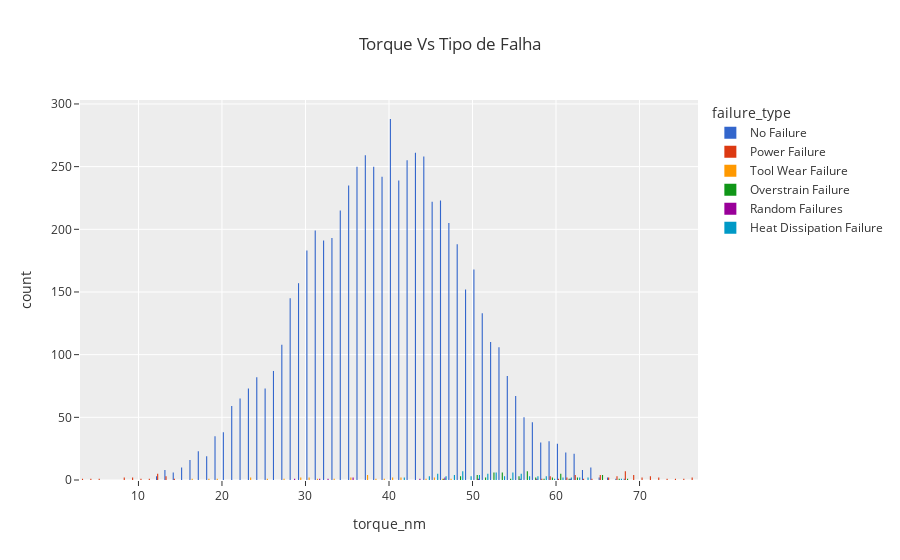
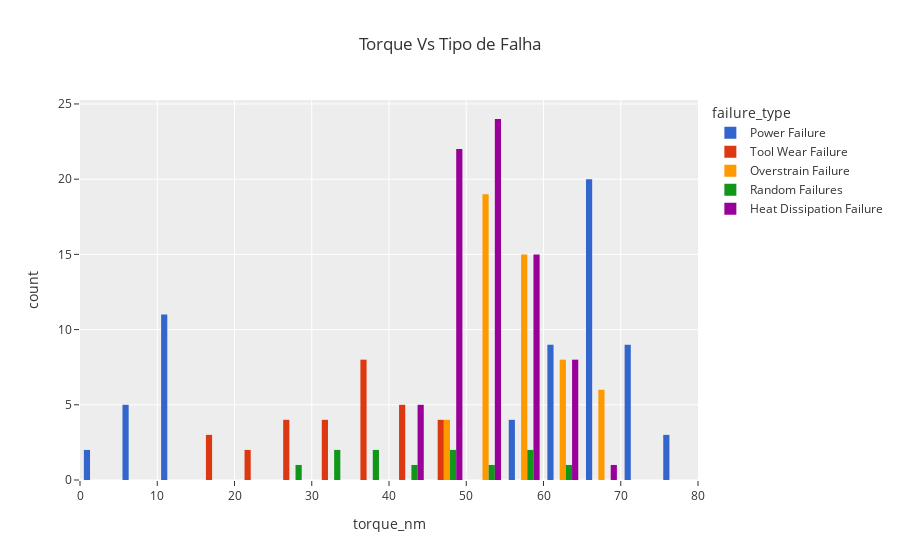

The notebook cell these images were saved under, in order:
### Markdown cell above
- Falhas do tipo "Heat Dissipation Failure" ocorreram em máquinas com rotação entre 1200 - 1400 rotações por minuto
- Falhas do tipo "Overstrain Failure" ocorreram em máquinas com rotação entre 1100 - 1600 rotações por minuto
- Falhas do tipo "Power Failure" ocorreram em máquinas com rotação entre 1200 - 1499 e 2200 - 2899 rotações por minuto
- Falhas do tipo "Random Failure" ocorreram em máquinas com rotação entre 1300 - 1699 rotações por minuto
- Falhas do tipo "Tool Wear Failure" ocorreram em máquinas com rotação entre 1300 - 2299 rotações por minuto

### Code cell
fig = px.histogram(df, x="torque_nm", color='failure_type',barmode="group",template='ggplot2', color_discrete_sequence=px.colors.qualitative.G10, title="Torque Vs Tipo de Falha")
fig.show()

fig1 = px.histogram(df.query("failure_type!= 'No Failure'"), x="torque_nm", color='failure_type',barmode="group", template='ggplot2', color_discrete_sequence=px.colors.qualitative.G10, title="Torque Vs Tipo de Falha")
fig1.show()

### Figure 1 — Plotly figure (JSON) as saved in the notebook; plotly's stock layout.template omitted (floating-point values rounded to 4 significant figures; data arrays with more than 128 entries replaced by an {"elided": "..."} marker saying what was removed)
{"data": [{"alignmentgroup": "True", "bingroup": "x", "hovertemplate": "failure_type=No Failure<br>torque_nm=%{x}<br>count=%{y}<extra></extra>", "legendgroup": "No Failure", "marker": {"color": "#3366CC", "pattern": {"shape": ""}}, "name": "No Failure", "offsetgroup": "No Failure", "orientation": "v", "showlegend": true, "type": "histogram", "x": {"elided": "6435 float values"}, "xaxis": "x", "yaxis": "y"}, {"alignmentgroup": "True", "bingroup": "x", "hovertemplate": "failure_type=Power Failure<br>torque_nm=%{x}<br>count=%{y}<extra></extra>", "legendgroup": "Power Failure", "marker": {"color": "#DC3912", "pattern": {"shape": ""}}, "name": "Power Failure", "offsetgroup": "Power Failure", "orientation": "v", "showlegend": true, "type": "histogram", "x": [65.7, 60.7, 63.9, 12.8, 4.2, 71.6, 5.6, 76.2, 14.6, 68.3, 62.3, 69, 74.5, 8.8, 58.5, 3.8, 67.3, 66.3, 69.4, 13, 62.9, 68.2, 72.8, 12.8, 8, 67.6, 59.8, 68.6, 68, 62.7, 66.8, 10.8, 11.4, 70.6, 13, 9.8, 70.5, 68.5, 71.3, 61.5, 65.3, 65.3, 67.9, 61.2, 73.6, 65.8, 12.2, 13.4, 12.2, 69.6, 71.8, 76.6, 59.1, 9.7, 68.6, 69.7, 12.1, 72, 59.6, 75.4, 64.2, 62.5, 68.2], "xaxis": "x", "yaxis": "y"}, {"alignmentgroup": "True", "bingroup": "x", "hovertemplate": "failure_type=Tool Wear Failure<br>torque_nm=%{x}<br>count=%{y}<extra></extra>", "legendgroup": "Tool Wear Failure", "marker": {"color": "#FF9900", "pattern": {"shape": ""}}, "name": "Tool Wear Failure", "offsetgroup": "Tool Wear Failure", "orientation": "v", "showlegend": true, "type": "histogram", "x": [41.3, 31, 23.4, 37.5, 41.9, 19.8, 39, 46.4, 37.3, 29, 30.4, 45.3, 40.9, 35.9, 30.5, 37.9, 37.8, 45.9, 29, 38.9, 18.9, 47.9, 33.1, 27, 40.5, 44.4, 35.4, 25.6, 23.3, 16.2], "xaxis": "x", "yaxis": "y"}, {"alignmentgroup": "True", "bingroup": "x", "hovertemplate": "failure_type=Overstrain Failure<br>torque_nm=%{x}<br>count=%{y}<extra></extra>", "legendgroup": "Overstrain Failure", "marker": {"color": "#109618", "pattern": {"shape": ""}}, "name": "Overstrain Failure", "offsetgroup": "Overstrain Failure", "orientation": "v", "showlegend": true, "type": "histogram", "x": [60.7, 52.3, 56.2, 56.7, 62, 55.6, 56.4, 52.5, 53.3, 61, 52.9, 53.6, 50.4, 53.6, 48.9, 60.7, 51.5, 56.8, 53.1, 65.3, 68.2, 50.3, 55.7, 56.8, 62.5, 59.9, 53.8, 46.3, 52.1, 56.2, 58, 57.3, 65.3, 51.8, 52.9, 60.3, 60.1, 67.5, 57.9, 59.2, 50.2, 65.2, 65.9, 50.6, 52.7, 53.9, 55.7, 56.3, 48.8, 54.8, 48.9, 60.9], "xaxis": "x", "yaxis": "y"}, {"alignmentgroup": "True", "bingroup": "x", "hovertemplate": "failure_type=Random Failures<br>torque_nm=%{x}<br>count=%{y}<extra></extra>", "legendgroup": "Random Failures", "marker": {"color": "#990099", "pattern": {"shape": ""}}, "name": "Random Failures", "offsetgroup": "Random Failures", "orientation": "v", "showlegend": true, "type": "histogram", "x": [46.4, 31.1, 35.5, 50.4, 32.3, 61.2, 35, 55, 28.7, 57.5, 43.5, 46.7], "xaxis": "x", "yaxis": "y"}, {"alignmentgroup": "True", "bingroup": "x", "hovertemplate": "failure_type=Heat Dissipation Failure<br>torque_nm=%{x}<br>count=%{y}<extra></extra>", "legendgroup": "Heat Dissipation Failure", "marker": {"color": "#0099C6", "pattern": {"shape": ""}}, "name": "Heat Dissipation Failure", "offsetgroup": "Heat Dissipation Failure", "orientation": "v", "showlegend": true, "type": "histogram", "x": [62.4, 46.8, 44, 59.1, 48.4, 58, 54.9, 45.1, 47.8, 62.8, 48, 60.6, 51.5, 49.2, 46.1, 54.8, 52.8, 49.3, 56.9, 55.5, 48.6, 60.7, 52, 45.4, 48.5, 61, 49, 63.9, 55.8, 48.2, 57.3, 57.6, 45.1, 51.6, 50.9, 58.5, 54.6, 48.9, 52.7, 50.6, 54.3, 67.8, 41.8, 55.2, 57.2, 52.5, 45.1, 55.1, 47.5, 55, 52.2, 48.2, 47.6, 44.2, 56.2, 53.6, 51, 53.7, 54.2, 51.1, 56.8, 44.1, 50.9, 47, 61, 45.1, 58.2, 53.8, 46.7, 51.3, 52.7, 54.6, 41.6, 63.9, 50.9], "xaxis": "x", "yaxis": "y"}], "layout": {"barmode": "group", "legend": {"title": {"text": "failure_type"}, "tracegroupgap": 0}, "title": {"text": "Torque Vs Tipo de Falha"}, "xaxis": {"anchor": "y", "domain": [0, 1], "title": {"text": "torque_nm"}}, "yaxis": {"anchor": "x", "domain": [0, 1], "title": {"text": "count"}}}}

### Figure 2 — Plotly figure (JSON) as saved in the notebook; plotly's stock layout.template omitted (floating-point values rounded to 4 significant figures)
{"data": [{"alignmentgroup": "True", "bingroup": "x", "hovertemplate": "failure_type=Power Failure<br>torque_nm=%{x}<br>count=%{y}<extra></extra>", "legendgroup": "Power Failure", "marker": {"color": "#3366CC", "pattern": {"shape": ""}}, "name": "Power Failure", "offsetgroup": "Power Failure", "orientation": "v", "showlegend": true, "type": "histogram", "x": [65.7, 60.7, 63.9, 12.8, 4.2, 71.6, 5.6, 76.2, 14.6, 68.3, 62.3, 69, 74.5, 8.8, 58.5, 3.8, 67.3, 66.3, 69.4, 13, 62.9, 68.2, 72.8, 12.8, 8, 67.6, 59.8, 68.6, 68, 62.7, 66.8, 10.8, 11.4, 70.6, 13, 9.8, 70.5, 68.5, 71.3, 61.5, 65.3, 65.3, 67.9, 61.2, 73.6, 65.8, 12.2, 13.4, 12.2, 69.6, 71.8, 76.6, 59.1, 9.7, 68.6, 69.7, 12.1, 72, 59.6, 75.4, 64.2, 62.5, 68.2], "xaxis": "x", "yaxis": "y"}, {"alignmentgroup": "True", "bingroup": "x", "hovertemplate": "failure_type=Tool Wear Failure<br>torque_nm=%{x}<br>count=%{y}<extra></extra>", "legendgroup": "Tool Wear Failure", "marker": {"color": "#DC3912", "pattern": {"shape": ""}}, "name": "Tool Wear Failure", "offsetgroup": "Tool Wear Failure", "orientation": "v", "showlegend": true, "type": "histogram", "x": [41.3, 31, 23.4, 37.5, 41.9, 19.8, 39, 46.4, 37.3, 29, 30.4, 45.3, 40.9, 35.9, 30.5, 37.9, 37.8, 45.9, 29, 38.9, 18.9, 47.9, 33.1, 27, 40.5, 44.4, 35.4, 25.6, 23.3, 16.2], "xaxis": "x", "yaxis": "y"}, {"alignmentgroup": "True", "bingroup": "x", "hovertemplate": "failure_type=Overstrain Failure<br>torque_nm=%{x}<br>count=%{y}<extra></extra>", "legendgroup": "Overstrain Failure", "marker": {"color": "#FF9900", "pattern": {"shape": ""}}, "name": "Overstrain Failure", "offsetgroup": "Overstrain Failure", "orientation": "v", "showlegend": true, "type": "histogram", "x": [60.7, 52.3, 56.2, 56.7, 62, 55.6, 56.4, 52.5, 53.3, 61, 52.9, 53.6, 50.4, 53.6, 48.9, 60.7, 51.5, 56.8, 53.1, 65.3, 68.2, 50.3, 55.7, 56.8, 62.5, 59.9, 53.8, 46.3, 52.1, 56.2, 58, 57.3, 65.3, 51.8, 52.9, 60.3, 60.1, 67.5, 57.9, 59.2, 50.2, 65.2, 65.9, 50.6, 52.7, 53.9, 55.7, 56.3, 48.8, 54.8, 48.9, 60.9], "xaxis": "x", "yaxis": "y"}, {"alignmentgroup": "True", "bingroup": "x", "hovertemplate": "failure_type=Random Failures<br>torque_nm=%{x}<br>count=%{y}<extra></extra>", "legendgroup": "Random Failures", "marker": {"color": "#109618", "pattern": {"shape": ""}}, "name": "Random Failures", "offsetgroup": "Random Failures", "orientation": "v", "showlegend": true, "type": "histogram", "x": [46.4, 31.1, 35.5, 50.4, 32.3, 61.2, 35, 55, 28.7, 57.5, 43.5, 46.7], "xaxis": "x", "yaxis": "y"}, {"alignmentgroup": "True", "bingroup": "x", "hovertemplate": "failure_type=Heat Dissipation Failure<br>torque_nm=%{x}<br>count=%{y}<extra></extra>", "legendgroup": "Heat Dissipation Failure", "marker": {"color": "#990099", "pattern": {"shape": ""}}, "name": "Heat Dissipation Failure", "offsetgroup": "Heat Dissipation Failure", "orientation": "v", "showlegend": true, "type": "histogram", "x": [62.4, 46.8, 44, 59.1, 48.4, 58, 54.9, 45.1, 47.8, 62.8, 48, 60.6, 51.5, 49.2, 46.1, 54.8, 52.8, 49.3, 56.9, 55.5, 48.6, 60.7, 52, 45.4, 48.5, 61, 49, 63.9, 55.8, 48.2, 57.3, 57.6, 45.1, 51.6, 50.9, 58.5, 54.6, 48.9, 52.7, 50.6, 54.3, 67.8, 41.8, 55.2, 57.2, 52.5, 45.1, 55.1, 47.5, 55, 52.2, 48.2, 47.6, 44.2, 56.2, 53.6, 51, 53.7, 54.2, 51.1, 56.8, 44.1, 50.9, 47, 61, 45.1, 58.2, 53.8, 46.7, 51.3, 52.7, 54.6, 41.6, 63.9, 50.9], "xaxis": "x", "yaxis": "y"}], "layout": {"barmode": "group", "legend": {"title": {"text": "failure_type"}, "tracegroupgap": 0}, "title": {"text": "Torque Vs Tipo de Falha"}, "xaxis": {"anchor": "y", "domain": [0, 1], "title": {"text": "torque_nm"}}, "yaxis": {"anchor": "x", "domain": [0, 1], "title": {"text": "count"}}}}
